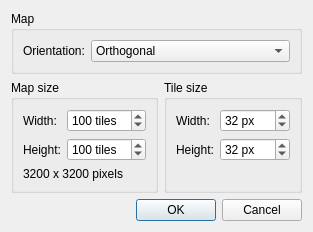
<?xml version="1.0" encoding="UTF-8"?>
<ui version="4.0">
 <class>NewMapDialog</class>
 <widget class="QDialog" name="NewMapDialog">
  <property name="geometry">
   <rect>
    <x>0</x>
    <y>0</y>
    <width>349</width>
    <height>241</height>
   </rect>
  </property>
  <property name="windowTitle">
   <string>New Map</string>
  </property>
  <layout class="QGridLayout" name="gridLayout_3">
   <property name="sizeConstraint">
    <enum>QLayout::SetFixedSize</enum>
   </property>
   <item row="1" column="0">
    <widget class="QGroupBox" name="groupBox_3">
     <property name="title">
      <string>Map size</string>
     </property>
     <layout class="QGridLayout" name="gridLayout_2">
      <item row="0" column="0">
       <widget class="QLabel" name="label">
        <property name="text">
         <string>Width:</string>
        </property>
        <property name="buddy">
         <cstring>mapWidth</cstring>
        </property>
       </widget>
      </item>
      <item row="0" column="1">
       <widget class="QSpinBox" name="mapWidth">
        <property name="suffix">
         <string extracomment="Remember starting with a space."> tiles</string>
        </property>
        <property name="minimum">
         <number>1</number>
        </property>
        <property name="maximum">
         <number>9999</number>
        </property>
        <property name="value">
         <number>100</number>
        </property>
       </widget>
      </item>
      <item row="1" column="0">
       <widget class="QLabel" name="label_2">
        <property name="text">
         <string>Height:</string>
        </property>
        <property name="buddy">
         <cstring>mapHeight</cstring>
        </property>
       </widget>
      </item>
      <item row="1" column="1">
       <widget class="QSpinBox" name="mapHeight">
        <property name="suffix">
         <string> tiles</string>
        </property>
        <property name="minimum">
         <number>1</number>
        </property>
        <property name="maximum">
         <number>9999</number>
        </property>
        <property name="value">
         <number>100</number>
        </property>
       </widget>
      </item>
      <item row="2" column="0" colspan="2">
       <widget class="QLabel" name="pixelSizeLabel">
        <property name="text">
         <string notr="true" extracomment="Dummy text">3200 x 3200 pixels</string>
        </property>
       </widget>
      </item>
     </layout>
    </widget>
   </item>
   <item row="1" column="1">
    <widget class="QGroupBox" name="groupBox_2">
     <property name="title">
      <string>Tile size</string>
     </property>
     <layout class="QGridLayout" name="gridLayout">
      <item row="0" column="0">
       <widget class="QLabel" name="label_3">
        <property name="text">
         <string>Width:</string>
        </property>
        <property name="buddy">
         <cstring>tileWidth</cstring>
        </property>
       </widget>
      </item>
      <item row="0" column="1">
       <widget class="QSpinBox" name="tileWidth">
        <property name="suffix">
         <string extracomment="Remember starting with a space."> px</string>
        </property>
        <property name="minimum">
         <number>1</number>
        </property>
        <property name="maximum">
         <number>9999</number>
        </property>
        <property name="value">
         <number>32</number>
        </property>
       </widget>
      </item>
      <item row="1" column="0">
       <widget class="QLabel" name="label_4">
        <property name="text">
         <string>Height:</string>
        </property>
        <property name="buddy">
         <cstring>tileHeight</cstring>
        </property>
       </widget>
      </item>
      <item row="1" column="1">
       <widget class="QSpinBox" name="tileHeight">
        <property name="suffix">
         <string> px</string>
        </property>
        <property name="minimum">
         <number>1</number>
        </property>
        <property name="maximum">
         <number>9999</number>
        </property>
        <property name="value">
         <number>32</number>
        </property>
       </widget>
      </item>
      <item row="2" column="0" colspan="2">
       <spacer name="verticalSpacer_2">
        <property name="orientation">
         <enum>Qt::Vertical</enum>
        </property>
        <property name="sizeHint" stdset="0">
         <size>
          <width>0</width>
          <height>0</height>
         </size>
        </property>
       </spacer>
      </item>
     </layout>
    </widget>
   </item>
   <item row="2" column="0">
    <spacer name="verticalSpacer">
     <property name="orientation">
      <enum>Qt::Vertical</enum>
     </property>
     <property name="sizeHint" stdset="0">
      <size>
       <width>20</width>
       <height>0</height>
      </size>
     </property>
    </spacer>
   </item>
   <item row="3" column="0" colspan="2">
    <widget class="QDialogButtonBox" name="buttonBox">
     <property name="orientation">
      <enum>Qt::Horizontal</enum>
     </property>
     <property name="standardButtons">
      <set>QDialogButtonBox::Cancel|QDialogButtonBox::Ok</set>
     </property>
    </widget>
   </item>
   <item row="0" column="0" colspan="2">
    <widget class="QGroupBox" name="groupBox">
     <property name="title">
      <string>Map</string>
     </property>
     <layout class="QHBoxLayout" name="horizontalLayout">
      <item>
       <widget class="QLabel" name="label_5">
        <property name="text">
         <string>Orientation:</string>
        </property>
        <property name="buddy">
         <cstring>orientation</cstring>
        </property>
       </widget>
      </item>
      <item>
       <widget class="QComboBox" name="orientation">
        <property name="sizePolicy">
         <sizepolicy hsizetype="Preferred" vsizetype="Fixed">
          <horstretch>1</horstretch>
          <verstretch>0</verstretch>
         </sizepolicy>
        </property>
        <item>
         <property name="text">
          <string>Orthogonal</string>
         </property>
        </item>
        <item>
         <property name="text">
          <string>Isometric</string>
         </property>
        </item>
        <item>
         <property name="text">
          <string>Hexagonal</string>
         </property>
        </item>
       </widget>
      </item>
     </layout>
    </widget>
   </item>
  </layout>
 </widget>
 <tabstops>
  <tabstop>orientation</tabstop>
  <tabstop>mapWidth</tabstop>
  <tabstop>mapHeight</tabstop>
  <tabstop>tileWidth</tabstop>
  <tabstop>tileHeight</tabstop>
  <tabstop>buttonBox</tabstop>
 </tabstops>
 <resources/>
 <connections>
  <connection>
   <sender>buttonBox</sender>
   <signal>accepted()</signal>
   <receiver>NewMapDialog</receiver>
   <slot>accept()</slot>
   <hints>
    <hint type="sourcelabel">
     <x>248</x>
     <y>254</y>
    </hint>
    <hint type="destinationlabel">
     <x>157</x>
     <y>274</y>
    </hint>
   </hints>
  </connection>
  <connection>
   <sender>buttonBox</sender>
   <signal>rejected()</signal>
   <receiver>NewMapDialog</receiver>
   <slot>reject()</slot>
   <hints>
    <hint type="sourcelabel">
     <x>316</x>
     <y>260</y>
    </hint>
    <hint type="destinationlabel">
     <x>286</x>
     <y>274</y>
    </hint>
   </hints>
  </connection>
 </connections>
</ui>
